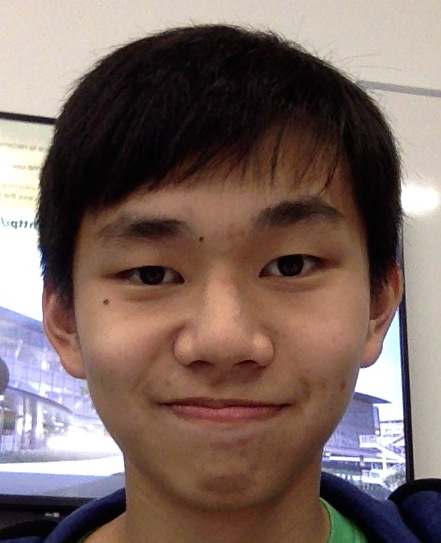
#> input picture img.jpg, 441 x 543 px
$ python facedetect.py
#> lines starting #> are read from the running program, lines starting #| are printed output that depends on the picture; after the words box and inside, x2 and y2 are one past the last pixel; in counts of white or black regions, pixels touching at a corner belong together
import numpy as np
import cv2 as cv
face_cascade = cv.CascadeClassifier(cv.data.haarcascades+'haarcascade_frontalface_default.xml')
eye_cascade = cv.CascadeClassifier(cv.data.haarcascades+'haarcascade_eye.xml')
img = cv.imread('img.jpg')
#> img is the input picture: shape (543, 441, 3); mean B, G, R 97.7, 103.9, 123.4
gray = cv.cvtColor(img, cv.COLOR_BGR2GRAY)
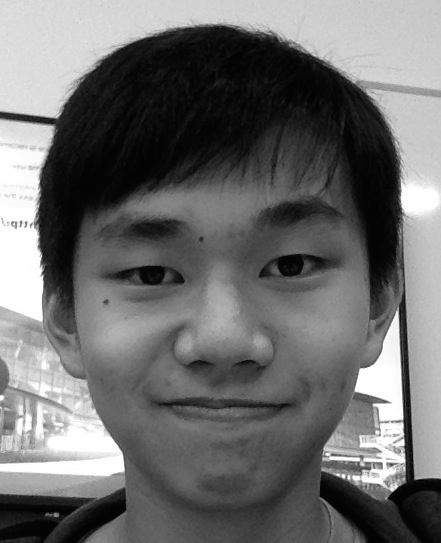
#> gray: shape (543, 441); min 0, max 255, mean 109

faces = face_cascade.detectMultiScale(gray, 1.3, 5)
#> faces = [[34, 124, 364, 364]]
for (x,y,w,h) in faces:
    cv.rectangle(img,(x,y),(x+w,y+h),(255,0,0),2)
    roi_gray = gray[y:y+h, x:x+w]
    roi_color = img[y:y+h, x:x+w]
    eyes = eye_cascade.detectMultiScale(roi_gray)
    for (ex,ey,ew,eh) in eyes:
        cv.rectangle(roi_color,(ex,ey),(ex+ew,ey+eh),(0,255,0),2)
#> this loop made 1 pass
#> (x, y, w, h, eyes) on pass 1: (34, 124, 364, 364, [[208, 97, 91, 91], [64, 101, 97, 97]])
#> pass 1, `roi_gray = gray[y:y+h, x:x+w]`:
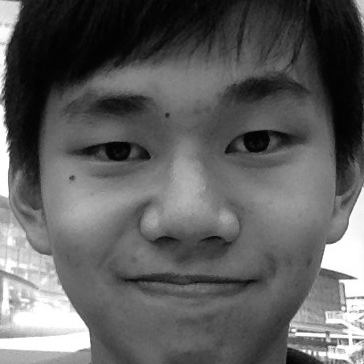
#> roi_gray: shape (364, 364); min 0, max 255, mean 95.4
#> pass 1, `roi_color = img[y:y+h, x:x+w]`:
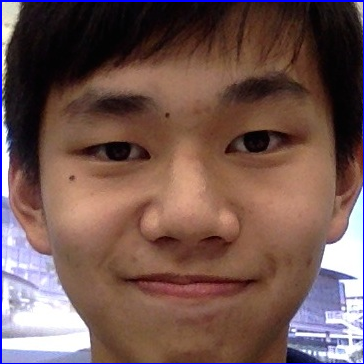
#> roi_color: shape (364, 364, 3); mean B, G, R 81.3, 86.1, 113.9
#> after the loop:
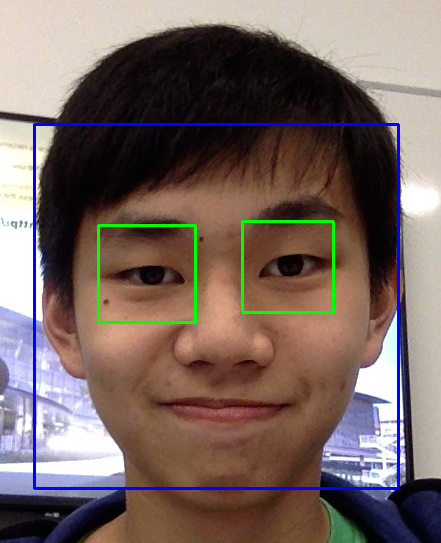
#> img: shape (543, 441, 3); 2.76% of pixels changed, all inside (x1, y1, x2, y2) = (33, 123, 400, 490)
#> after the loop:
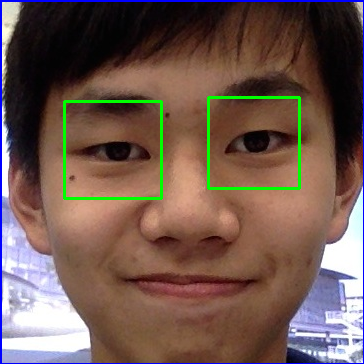
#> roi_color: shape (364, 364, 3); 1.7% of pixels changed, all inside (x1, y1, x2, y2) = (63, 96, 301, 200)
cv.imshow('img',img)
cv.waitKey(0)
cv.destroyAllWindows()

$ run again, with combined.jpg copied over img.jpg
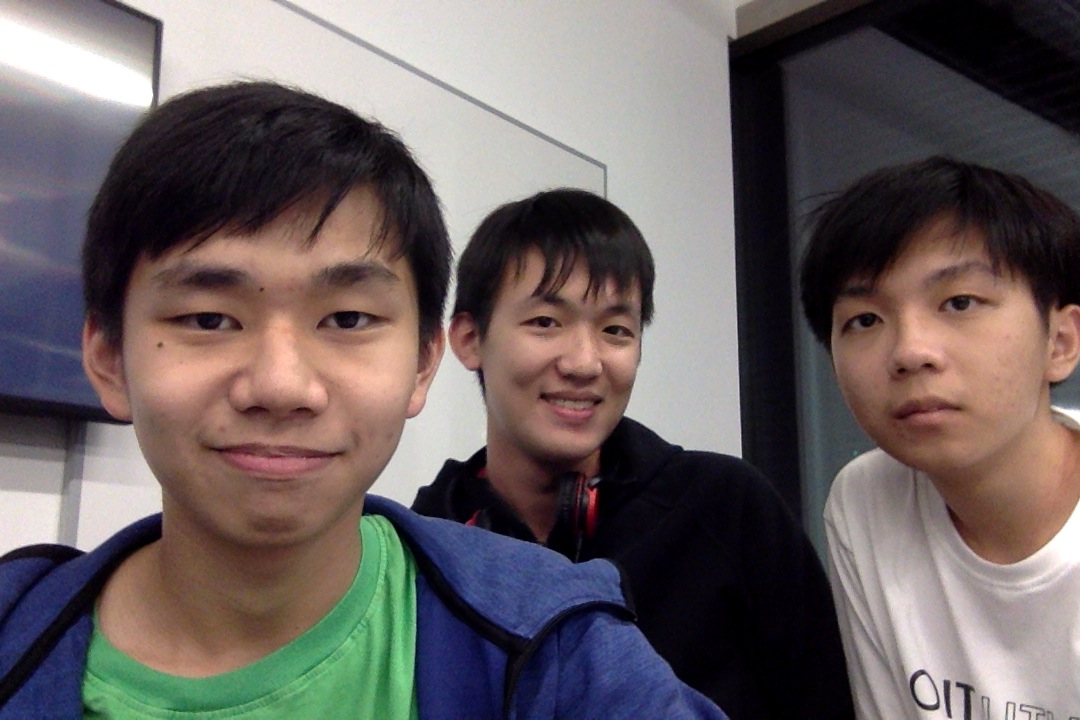
#> input picture combined.jpg, 1080 x 720 px
#> img is the input picture: shape (720, 1080, 3); mean B, G, R 96.4, 96.5, 106.2
#> faces = [[789, 210, 264, 264], [476, 248, 196, 196], [93, 176, 357, 357]]
#> the loop `for (x,y,w,h) in faces:` made 3 passes
#> (x, y, w, h, eyes) on passes 2 to 3: (476, 248, 196, 196, [[60, 138, 22, 22], [113, 59, 46, 46], [42, 49, 48, 48]]), (93, 176, 357, 357, [[212, 104, 77, 77], [135, 212, 47, 47], [63, 95, 96, 96]])
#> after the loop `for (x,y,w,h) in faces:`:
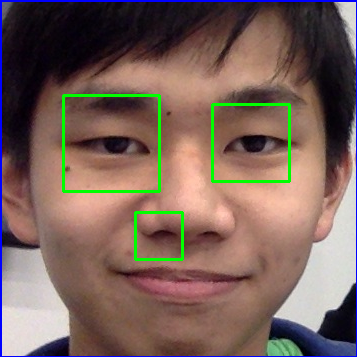
#> roi_color: shape (357, 357, 3); mean B, G, R 91.1, 99, 121.6
#> after the loop `for (x,y,w,h) in faces:`:
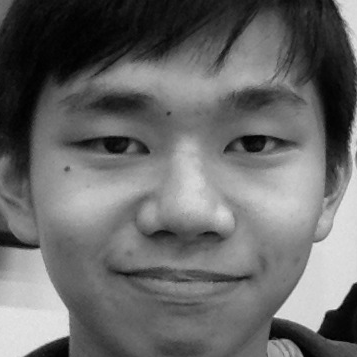
#> roi_gray: shape (357, 357); min 0, max 237, mean 105.2
